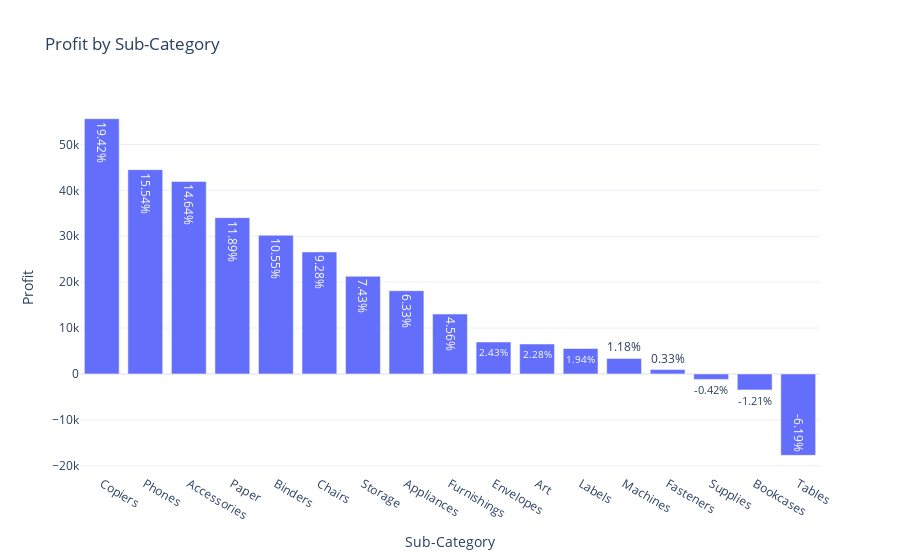

The notebook cell saved with this chart:
### Code cell
fig = px.bar(
    profitbysubcategory,
    x='Sub-Category',
    y='Profit',
    title='Profit by Sub-Category',
    text='PercenatgeLabel'
)

fig.show()

### Figure 1 — Plotly figure (JSON) as saved in the notebook; plotly's stock layout.template omitted (floating-point values rounded to 4 significant figures)
{"data": [{"hovertemplate": "Sub-Category=%{x}<br>Profit=%{y}<br>PercenatgeLabel=%{text}<extra></extra>", "legendgroup": "", "marker": {"color": "#636efa", "pattern": {"shape": ""}}, "name": "", "orientation": "v", "showlegend": false, "text": ["19.42%", "15.54%", "14.64%", "11.89%", "10.55%", "9.28%", "7.43%", "6.33%", "4.56%", "2.43%", "2.28%", "1.94%", "1.18%", "0.33%", "-0.42%", "-1.21%", "-6.19%"], "textposition": "auto", "type": "bar", "x": ["Copiers", "Phones", "Accessories", "Paper", "Binders", "Chairs", "Storage", "Appliances", "Furnishings", "Envelopes", "Art", "Labels", "Machines", "Fasteners", "Supplies", "Bookcases", "Tables"], "xaxis": "x", "y": [55620.0, 44520.0, 41940.0, 34050.0, 30220.0, 26590.0, 21280.0, 18140.0, 13060.0, 6964.0, 6528.0, 5546.0, 3385.0, 949.5, -1189.0, -3473.0, -17730.0], "yaxis": "y"}], "layout": {"barmode": "relative", "legend": {"tracegroupgap": 0}, "title": {"text": "Profit by Sub-Category"}, "xaxis": {"anchor": "y", "domain": [0, 1], "title": {"text": "Sub-Category"}}, "yaxis": {"anchor": "x", "domain": [0, 1], "title": {"text": "Profit"}}}}
